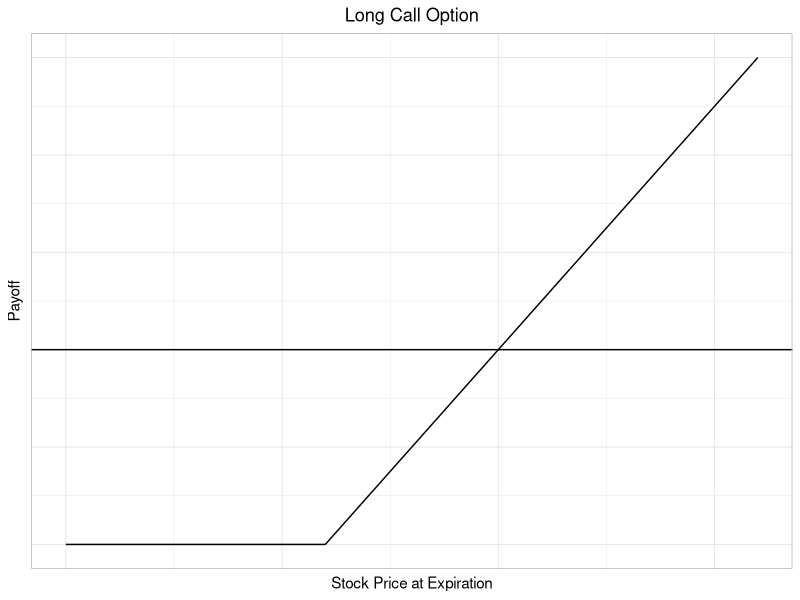
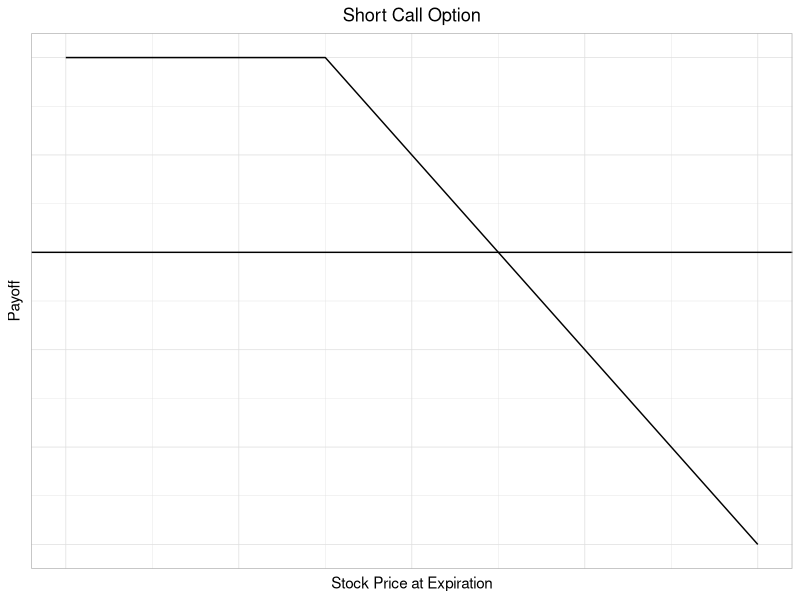

The R script that drew these images, in order:
option<-data.frame(call<-c(0,20,40,60,80,100,120,140,160),
                   x<-c(-2,-2,-2,-2,-1,0,1,2,3))  

library(ggplot2)
ggplot(data=option,aes(call,x))+
  geom_hline(yintercept=0)+
  theme_light()+
  theme(axis.ticks.x=element_blank(),
        axis.ticks.y=element_blank(),
        axis.text.x=element_blank(),
        axis.text.y=element_blank())+
  geom_line()+
  labs(x='Stock Price at Expiration',y='Payoff', title='Long Call Option')+
  theme(plot.title=element_text(hjust=.5))

options<-data.frame(sell<-c(0,1,2,3,4,5,6,7,8),
                    y<-c(2,2,2,2,1,0,-1,-2,-3))

ggplot(data=options,aes(sell,y))+
  geom_hline(yintercept=0)+
  theme_light()+
  theme(axis.ticks.x=element_blank(),
        axis.ticks.y=element_blank(),
        axis.text.x=element_blank(),
        axis.text.y=element_blank())+
  geom_line()+
  labs(x='Stock Price at Expiration',y='Payoff', title='Short Call Option')+
  theme(plot.title=element_text(hjust=.5))

